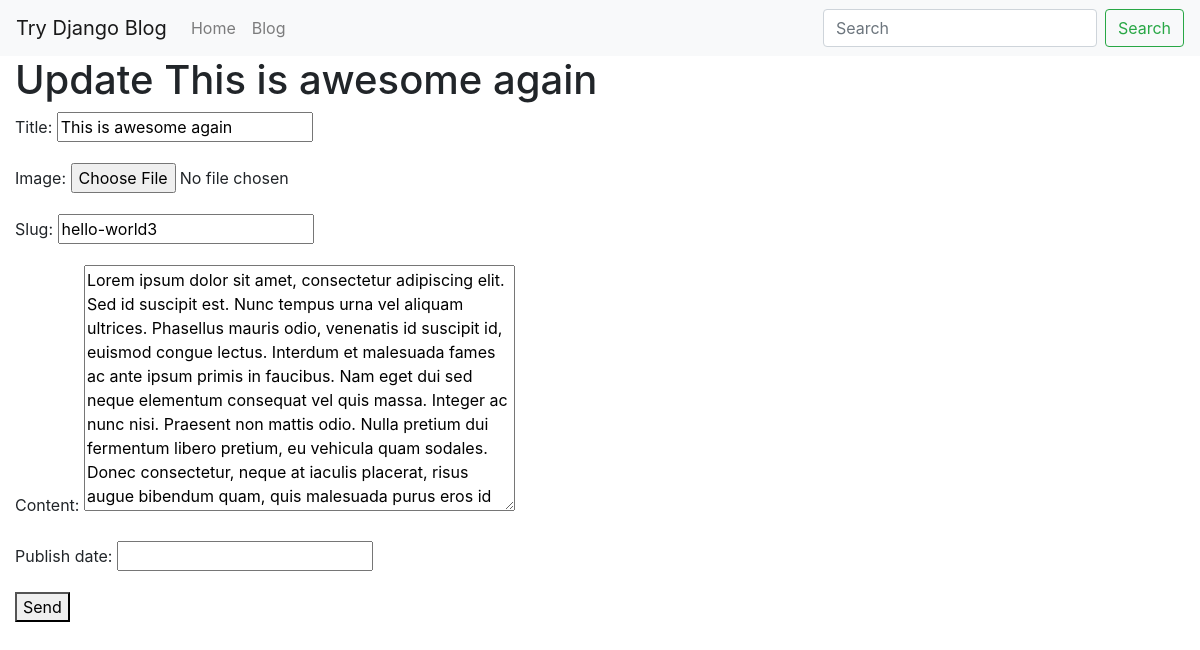
/blog/hello-world3/edit/ (signed in), run on an earlier commit of the app's database.
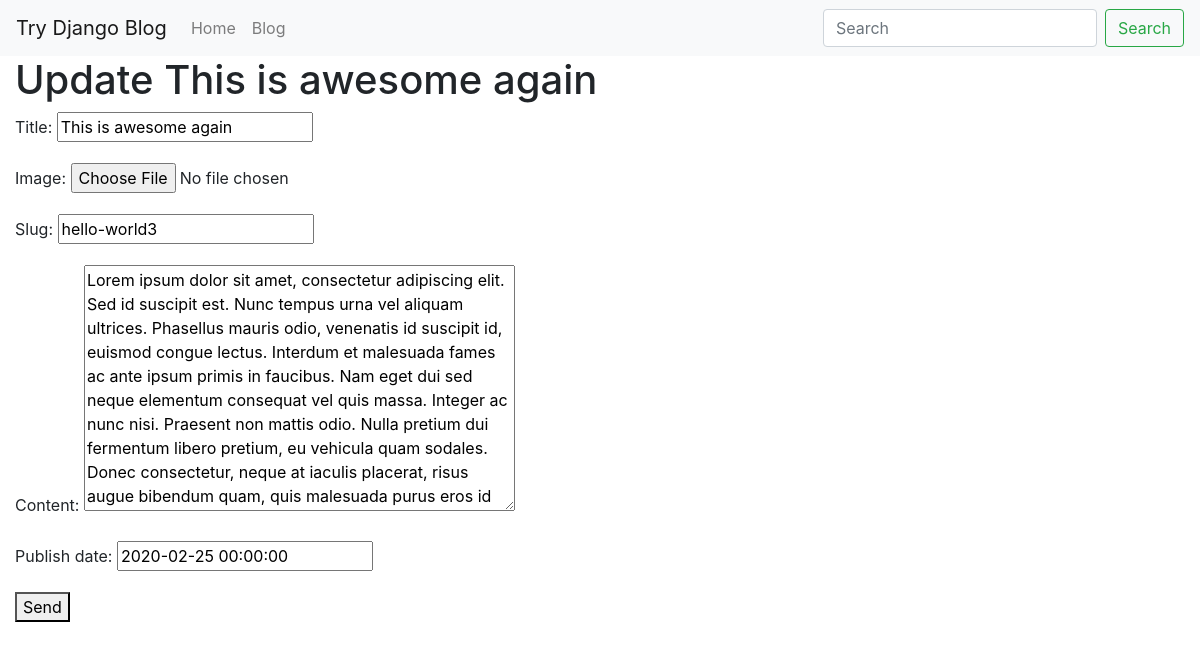
And on a later commit of the database.
### blog/models.py (models this page shows, shortened)
class BlogPost(models.Model): # blogpost_set -> queryset
    user = models.ForeignKey(User, default=1, null=True, on_delete=models.SET_NULL) #you can also use models.CASCADE
    image = models.ImageField(upload_to="image/", blank=True, null=True)
    title = models.CharField(max_length=120)
    slug = models.SlugField(unique=True) # hello world -> hello-world, you can set a default by using default="value-of-default"
    content = models.TextField(null=True, blank=True)
    publish_date = models.DateTimeField(auto_now=False, auto_now_add=False, null=True, blank=True)
    timestamp = models.DateTimeField(auto_now_add=True) # -> on creation of database
    updated = models.DateTimeField(auto_now=True) # -> on update of model
    objects = BlogPostManager()
    class Meta:
        ordering = ['-publish_date', '-updated', '-timestamp']

### blog/views.py (the view)
# urls.py: path('<str:slug>/edit/', blog_post_update_view),
@staff_member_required
def blog_post_update_view(request, slug):
    obj = get_object_or_404(BlogPost, slug=slug)
    form = BlogPostModelForm(request.POST or None, instance=obj)
    if form.is_valid():
        form.save()
    template_name = "blog/form.html"
    context = {"form": form, "title":f"Update {obj.title}"}
    return render(request, template_name, context)

### blog/forms.py (shortened to what this page needs)
class BlogPostModelForm(forms.ModelForm):
    class Meta:
        model = BlogPost
        fields = ["title", "image", "slug", "content", "publish_date"]

### blog/models.py (called while the page is built)
    def get_queryset(self):
        return BlogPostQuerySet(self.model, using=self._db)

### blog/templates/blog/form.html
{% extends "base.html" %}
{% block content %}
    {% if title %}
        <h1>{{ title }}</h1>
    {% endif %}
    <form method="POST" action="." enctype="multipart/form-data"> {% csrf_token %}
        {{ form.as_p }}
        <button type="submit"> Send </button>
    </form>
{% endblock %}

### templates/base.html (shortened to what this page needs)
<!doctype html>
<html lang="en">
  <head>
    <link rel="stylesheet" href="https://stackpath.bootstrapcdn.com/bootstrap/4.4.1/css/bootstrap.min.css">
  </head>
  <body>
    {% include "navbar.html" %}
      <div class="container-fluid">
          {% block content %}
          {% endblock %}
      </div>
  </body>
</html>

### templates/navbar.html (shortened to what this page needs)
<nav class="navbar navbar-expand-lg navbar-light bg-light">
    <a class="navbar-brand" href="/">Try Django Blog</a>
    <div class="collapse navbar-collapse" id="navbarSupportedContent">
      <ul class="navbar-nav mr-auto">
        <li class="nav-item">
          <a class="nav-link" href="/">Home </a>
        </li>
        <li class="nav-item">
          <a class="nav-link" href="/blog">Blog</a>
        </li>
      </ul>
      <form class="form-inline my-2 my-lg-0" action="/search/">
        <input class="form-control mr-sm-2" type="search" name="q" placeholder="Search" aria-label="Search">
        <button class="btn btn-outline-success my-2 my-sm-0" type="submit">Search</button>
      </form>
    </div>
  </nav>

What changed in the data, as far as the page shows it:
changed BlogPost "This is awesome again": publish_date (not shown) → "2020-02-25 00:00:00"
